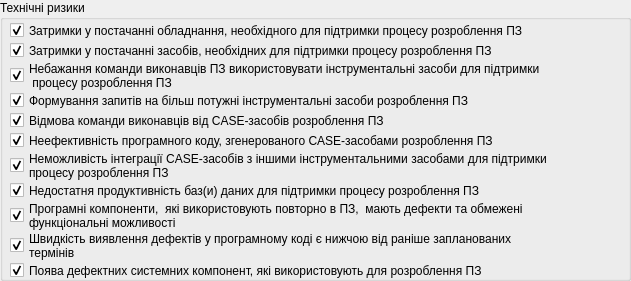
       <widget class="QGroupBox" name="groupBox_9">
        <property name="geometry">
         <rect>
          <x>630</x>
          <y>60</y>
          <width>631</width>
          <height>281</height>
         </rect>
        </property>
        <property name="title">
         <string>Технічні ризики</string>
        </property>
        <property name="flat">
         <bool>false</bool>
        </property>
        <property name="checkable">
         <bool>false</bool>
        </property>
        <property name="checked">
         <bool>false</bool>
        </property>
        <widget class="QCheckBox" name="aa">
         <property name="geometry">
          <rect>
           <x>10</x>
           <y>20</y>
           <width>601</width>
           <height>21</height>
          </rect>
         </property>
         <property name="text">
          <string>Затримки у постачанні обладнання, необхідного для підтримки процесу розроблення ПЗ</string>
         </property>
         <property name="checked">
          <bool>true</bool>
         </property>
         <property name="autoExclusive">
          <bool>false</bool>
         </property>
         <attribute name="buttonGroup">
          <string notr="true">buttonGroup_5</string>
         </attribute>
        </widget>
        <widget class="QCheckBox" name="ab">
         <property name="geometry">
          <rect>
           <x>10</x>
           <y>40</y>
           <width>611</width>
           <height>21</height>
          </rect>
         </property>
         <property name="text">
          <string>Затримки у постачанні засобів, необхідних для підтримки процесу розроблення ПЗ</string>
         </property>
         <property name="checked">
          <bool>true</bool>
         </property>
         <property name="autoExclusive">
          <bool>false</bool>
         </property>
         <attribute name="buttonGroup">
          <string notr="true">buttonGroup_5</string>
         </attribute>
        </widget>
        <widget class="QCheckBox" name="ac">
         <property name="geometry">
          <rect>
           <x>10</x>
           <y>60</y>
           <width>611</width>
           <height>31</height>
          </rect>
         </property>
         <property name="text">
          <string>Небажання команди виконавців ПЗ використовувати інструментальні засоби для підтримки
 процесу розроблення ПЗ</string>
         </property>
         <property name="checked">
          <bool>true</bool>
         </property>
         <property name="autoExclusive">
          <bool>false</bool>
         </property>
         <attribute name="buttonGroup">
          <string notr="true">buttonGroup_5</string>
         </attribute>
        </widget>
        <widget class="QCheckBox" name="ae">
         <property name="geometry">
          <rect>
           <x>10</x>
           <y>110</y>
           <width>551</width>
           <height>21</height>
          </rect>
         </property>
         <property name="text">
          <string>Відмова команди виконавців від CASE-засобів розроблення ПЗ</string>
         </property>
         <property name="checked">
          <bool>true</bool>
         </property>
         <property name="autoExclusive">
          <bool>false</bool>
         </property>
         <attribute name="buttonGroup">
          <string notr="true">buttonGroup_5</string>
         </attribute>
        </widget>
        <widget class="QCheckBox" name="ad">
         <property name="geometry">
          <rect>
           <x>10</x>
           <y>90</y>
           <width>581</width>
           <height>21</height>
          </rect>
         </property>
         <property name="text">
          <string>Формування запитів на більш потужні інструментальні засоби розроблення ПЗ</string>
         </property>
         <property name="checked">
          <bool>true</bool>
         </property>
         <property name="autoExclusive">
          <bool>false</bool>
         </property>
         <attribute name="buttonGroup">
          <string notr="true">buttonGroup_5</string>
         </attribute>
        </widget>
        <widget class="QCheckBox" name="ah">
         <property name="geometry">
          <rect>
           <x>10</x>
           <y>180</y>
           <width>581</width>
           <height>21</height>
          </rect>
         </property>
         <property name="text">
          <string>Недостатня продуктивність баз(и) даних для підтримки процесу розроблення ПЗ</string>
         </property>
         <property name="checked">
          <bool>true</bool>
         </property>
         <property name="autoExclusive">
          <bool>false</bool>
         </property>
         <attribute name="buttonGroup">
          <string notr="true">buttonGroup_5</string>
         </attribute>
        </widget>
        <widget class="QCheckBox" name="ai">
         <property name="geometry">
          <rect>
           <x>10</x>
           <y>200</y>
           <width>611</width>
           <height>31</height>
          </rect>
         </property>
         <property name="text">
          <string>Програмні компоненти,  які використовують повторно в ПЗ,  мають дефекти та обмежені
функціональні можливості</string>
         </property>
         <property name="checked">
          <bool>true</bool>
         </property>
         <property name="autoExclusive">
          <bool>false</bool>
         </property>
         <attribute name="buttonGroup">
          <string notr="true">buttonGroup_5</string>
         </attribute>
        </widget>
        <widget class="QCheckBox" name="af">
         <property name="geometry">
          <rect>
           <x>10</x>
           <y>130</y>
           <width>581</width>
           <height>21</height>
          </rect>
         </property>
         <property name="text">
          <string>Неефективність програмного коду, згенерованого CASE-засобами розроблення ПЗ</string>
         </property>
         <property name="checked">
          <bool>true</bool>
         </property>
         <property name="autoExclusive">
          <bool>false</bool>
         </property>
         <attribute name="buttonGroup">
          <string notr="true">buttonGroup_5</string>
         </attribute>
        </widget>
        <widget class="QCheckBox" name="ag">
         <property name="geometry">
          <rect>
           <x>10</x>
           <y>150</y>
           <width>621</width>
           <height>31</height>
          </rect>
         </property>
         <property name="text">
          <string>Неможливість інтеграції CASE-засобів з іншими інструментальними засобами для підтримки
процесу розроблення ПЗ</string>
         </property>
         <property name="checked">
          <bool>true</bool>
         </property>
         <property name="autoExclusive">
          <bool>false</bool>
         </property>
         <attribute name="buttonGroup">
          <string notr="true">buttonGroup_5</string>
         </attribute>
        </widget>
        <widget class="QCheckBox" name="aj">
         <property name="geometry">
          <rect>
           <x>10</x>
           <y>230</y>
           <width>621</width>
           <height>31</height>
          </rect>
         </property>
         <property name="text">
          <string>Швидкість виявлення дефектів у програмному коді є нижчою від раніше запланованих
термінів</string>
         </property>
         <property name="checked">
          <bool>true</bool>
         </property>
         <property name="autoExclusive">
          <bool>false</bool>
         </property>
         <attribute name="buttonGroup">
          <string notr="true">buttonGroup_5</string>
         </attribute>
        </widget>
        <widget class="QCheckBox" name="ak">
         <property name="geometry">
          <rect>
           <x>10</x>
           <y>260</y>
           <width>591</width>
           <height>21</height>
          </rect>
         </property>
         <property name="text">
          <string>Поява дефектних системних компонент, які використовують для розроблення ПЗ</string>
         </property>
         <property name="checked">
          <bool>true</bool>
         </property>
         <property name="autoExclusive">
          <bool>false</bool>
         </property>
         <attribute name="buttonGroup">
          <string notr="true">buttonGroup_5</string>
         </attribute>
        </widget>
       </widget>
